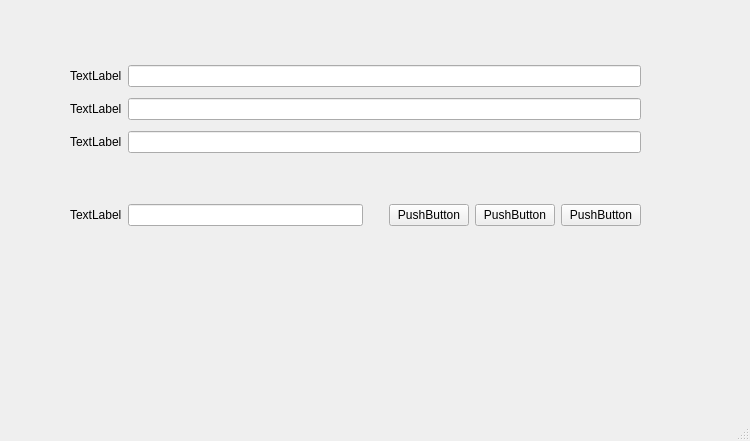
<?xml version="1.0" encoding="UTF-8"?>
<ui version="4.0">
 <class>MainWindow</class>
 <widget class="QMainWindow" name="MainWindow">
  <property name="geometry">
   <rect>
    <x>0</x>
    <y>0</y>
    <width>750</width>
    <height>441</height>
   </rect>
  </property>
  <property name="windowTitle">
   <string>MainWindow</string>
  </property>
  <widget class="QWidget" name="centralwidget">
   <widget class="QWidget" name="">
    <property name="geometry">
     <rect>
      <x>70</x>
      <y>60</y>
      <width>571</width>
      <height>172</height>
     </rect>
    </property>
    <layout class="QVBoxLayout" name="verticalLayout">
     <item>
      <layout class="QHBoxLayout" name="horizontalLayout">
       <item>
        <widget class="QLabel" name="label">
         <property name="text">
          <string>TextLabel</string>
         </property>
        </widget>
       </item>
       <item>
        <widget class="QLineEdit" name="lineEdit"/>
       </item>
      </layout>
     </item>
     <item>
      <layout class="QHBoxLayout" name="horizontalLayout_4">
       <item>
        <widget class="QLabel" name="label_3">
         <property name="text">
          <string>TextLabel</string>
         </property>
        </widget>
       </item>
       <item>
        <widget class="QLineEdit" name="lineEdit_3"/>
       </item>
      </layout>
     </item>
     <item>
      <layout class="QHBoxLayout" name="horizontalLayout_5">
       <item>
        <widget class="QLabel" name="label_4">
         <property name="text">
          <string>TextLabel</string>
         </property>
        </widget>
       </item>
       <item>
        <widget class="QLineEdit" name="lineEdit_4"/>
       </item>
      </layout>
     </item>
     <item>
      <spacer name="verticalSpacer">
       <property name="orientation">
        <enum>Qt::Orientation::Vertical</enum>
       </property>
       <property name="sizeType">
        <enum>QSizePolicy::Policy::Fixed</enum>
       </property>
       <property name="sizeHint" stdset="0">
        <size>
         <width>20</width>
         <height>40</height>
        </size>
       </property>
      </spacer>
     </item>
     <item>
      <layout class="QHBoxLayout" name="horizontalLayout_2">
       <item>
        <widget class="QLabel" name="label_2">
         <property name="text">
          <string>TextLabel</string>
         </property>
        </widget>
       </item>
       <item>
        <widget class="QLineEdit" name="lineEdit_2"/>
       </item>
       <item>
        <layout class="QHBoxLayout" name="horizontalLayout_3">
         <item>
          <spacer name="horizontalSpacer">
           <property name="orientation">
            <enum>Qt::Orientation::Horizontal</enum>
           </property>
           <property name="sizeType">
            <enum>QSizePolicy::Policy::Fixed</enum>
           </property>
           <property name="sizeHint" stdset="0">
            <size>
             <width>20</width>
             <height>20</height>
            </size>
           </property>
          </spacer>
         </item>
         <item>
          <widget class="QPushButton" name="pushButton">
           <property name="text">
            <string>PushButton</string>
           </property>
          </widget>
         </item>
         <item>
          <widget class="QPushButton" name="pushButton_2">
           <property name="text">
            <string>PushButton</string>
           </property>
          </widget>
         </item>
         <item>
          <widget class="QPushButton" name="pushButton_3">
           <property name="text">
            <string>PushButton</string>
           </property>
          </widget>
         </item>
        </layout>
       </item>
      </layout>
     </item>
    </layout>
   </widget>
  </widget>
  <widget class="QMenuBar" name="menubar">
   <property name="geometry">
    <rect>
     <x>0</x>
     <y>0</y>
     <width>750</width>
     <height>21</height>
    </rect>
   </property>
  </widget>
  <widget class="QStatusBar" name="statusbar"/>
 </widget>
 <tabstops>
  <tabstop>lineEdit</tabstop>
  <tabstop>lineEdit_3</tabstop>
  <tabstop>lineEdit_4</tabstop>
  <tabstop>lineEdit_2</tabstop>
  <tabstop>pushButton</tabstop>
  <tabstop>pushButton_2</tabstop>
  <tabstop>pushButton_3</tabstop>
 </tabstops>
 <resources/>
 <connections/>
</ui>
